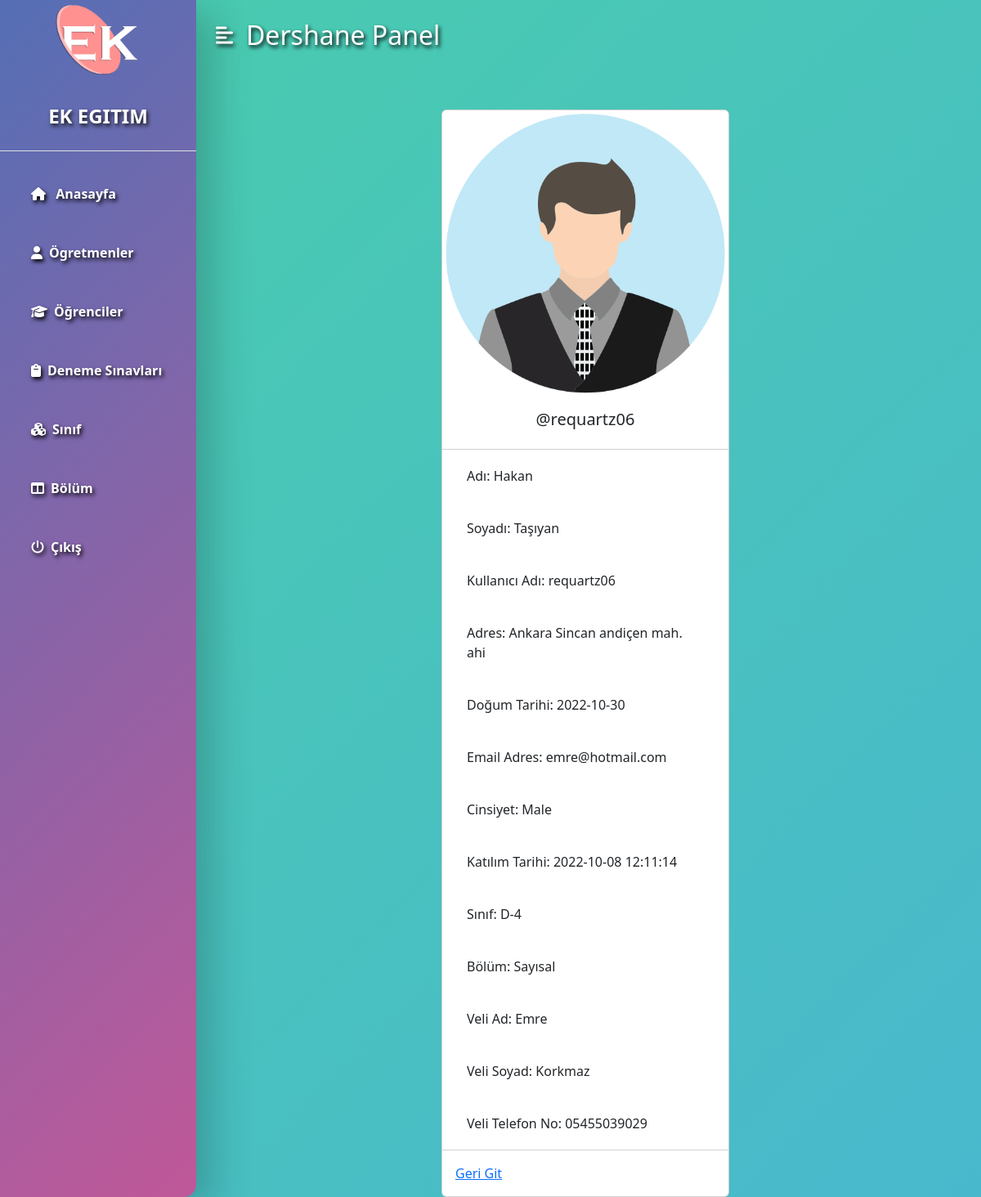
/admin/student-view.php?student_id=5 (signed in), run on the app's committed database.
### tables this page shows
CREATE TABLE `students` (
  `student_id` int(11) NOT NULL,
  `username` varchar(127) NOT NULL,
  `password` varchar(255) NOT NULL,
  `fname` varchar(127) NOT NULL,
  `lname` varchar(255) NOT NULL,
  `grade` int(11) NOT NULL,
  `section` int(11) NOT NULL,
  `address` varchar(31) NOT NULL,
  `gender` varchar(7) NOT NULL,
  `email_address` varchar(255) NOT NULL,
  `date_of_birth` date NOT NULL,
  `date_of_joined` timestamp NULL DEFAULT current_timestamp(),
  `parent_fname` varchar(127) NOT NULL,
  `parent_lname` varchar(127) NOT NULL,
  `parent_phone_number` varchar(31) NOT NULL
);

CREATE TABLE `grades` (
  `grade_id` int(11) NOT NULL,
  `grade` varchar(31) NOT NULL,
  `grade_code` varchar(7) NOT NULL
);

CREATE TABLE `section` (
  `section_id` int(11) NOT NULL,
  `section` varchar(7) NOT NULL
);

### admin/data/student.php (called while the page is built, shortened)
<?php
function getStudentById($id, $conn){
   $sql = "SELECT * FROM students
           WHERE student_id=?";
   $stmt = $conn->prepare($sql);
   $stmt->execute([$id]);
   if ($stmt->rowCount() == 1) {
     $student = $stmt->fetch();
     return $student;
   }else {
    return 0;
   }
}

### admin/data/grade.php (called while the page is built, shortened)
<?php
function getGradeById($grade_id, $conn){
   $sql = "SELECT * FROM grades
           WHERE grade_id=?";
   $stmt = $conn->prepare($sql);
   $stmt->execute([$grade_id]);
   if ($stmt->rowCount() == 1) {
     $grade = $stmt->fetch();
     return $grade;
   }else {
    return 0;
   }
}

### admin/data/section.php (called while the page is built, shortened)
<?php
function getSectioById($grade_id, $conn){
   $sql = "SELECT * FROM section
           WHERE section_id=?";
   $stmt = $conn->prepare($sql);
   $stmt->execute([$grade_id]);
   if ($stmt->rowCount() == 1) {
     $grade = $stmt->fetch();
     return $grade;
   }else {
    return 0;
   }
}

### admin/student-view.php (the view, shortened to what this page needs)
<?php
if (isset($_SESSION['admin_id']) &&
    isset($_SESSION['role'])) {
    if ($_SESSION['role'] == 'Admin') {
       include "../DB_connection.php";
       include "data/student.php";
       include "data/grade.php";
       include "data/section.php";
       if(isset($_GET['student_id'])){
       $student_id = $_GET['student_id'];
       $student = getStudentById($student_id, $conn);
 ?>
<!DOCTYPE html>
<html lang="en">
<head>
	<link rel="stylesheet" href="https://cdn.jsdelivr.net/npm/bootstrap@5.2.0/dist/css/bootstrap.min.css">
	<link rel="stylesheet" href="../css/style.css">
  <link rel="stylesheet" href="https://cdnjs.cloudflare.com/ajax/libs/font-awesome/4.7.0/css/font-awesome.min.css">
</head>
<body>
    <?php
        if ($student != 0) {
     ?>
         <div class="d-flex" id="wrapper">
          <?php include "inc/sidebar.php";?>
              <div id="page-content-wrapper">
                <?php include "inc/sidebar-button.php";?>
     <div class="container mt-5" style="display: block;
  margin-left: auto;
  margin-right: auto;
  width: 40%;">
         <div class="card" style="width: 22rem;">
          <img src="../img/ogrenci-<?=$student['gender']?>.png" class="card-img-top" alt="...">
          <div class="card-body">
            <h5 class="card-title text-center">@<?=$student['username']?></h5>
          </div>
          <ul class="list-group list-group-flush">
            <li class="list-group-item">Adı: <?=$student['fname']?></li>
            <li class="list-group-item">Soyadı: <?=$student['lname']?></li>
            <li class="list-group-item">Kullanıcı Adı: <?=$student['username']?></li>
            <li class="list-group-item">Adres: <?=$student['address']?></li>
            <li class="list-group-item">Doğum Tarihi: <?=$student['date_of_birth']?></li>
            <li class="list-group-item">Email Adres: <?=$student['email_address']?></li>
            <li class="list-group-item">Cinsiyet: <?=$student['gender']?></li>
            <li class="list-group-item">Katılım Tarihi: <?=$student['date_of_joined']?></li>
            <li class="list-group-item">Sınıf:
                 <?php
                      $grade = $student['grade'];
                      $g = getGradeById($grade, $conn);
                      echo $g['grade_code'].'-'.$g['grade'];
                  ?>
            </li>
            <li class="list-group-item">Bölüm:
                 <?php
                    $section = $student['section'];
                    $s = getSectioById($section, $conn);
                    echo $s['section'];
                  ?>
            </li>
            <li class="list-group-item">Veli Ad: <?=$student['parent_fname']?></li>
            <li class="list-group-item">Veli Soyad: <?=$student['parent_lname']?></li>
            <li class="list-group-item">Veli Telefon No: <?=$student['parent_phone_number']?></li>
          </ul>
          <div class="card-body">
            <a href="student.php" class="card-link">Geri Git</a>
          </div>
        </div>
    </div>
    </div>
    </div>
     <?php
        }else {
          header("Location: teacher.php");
          exit;
        }
     ?>
</body>
</html>
<?php
    }else {
        header("Location: student.php");
        exit;
    }
  }else {
    header("Location: ../login.php");
    exit;
  }
}else {
	header("Location: ../login.php");
	exit;
}
?>

### css/style.css (style rules this page uses)
:root { --main-bg-color: #00ADB5; --main-text-color: #ffffff; --second-text-color: #47B5FF; --second-bg-color: #ffffff; }
#wrapper { overflow-x: hidden; background: linear-gradient(-45deg, #ee8667, #e96295, #49b2d8, #49ccad); background-size: 400% 400%; animation: gradient 15s ease infinite; height: 100vh; }
#page-content-wrapper { min-width: 100vw; }
.list-group-item { border: none; padding: 20px 30px; }
@media (min-width: 768px) { #page-content-wrapper { min-width: 0; width: 100%; } }

### data on the page
students: gender (picture), username "requartz06", fname "Hakan", lname "Taşıyan", address "Ankara Sincan andiçen mah. ahi", date_of_birth "2022-10-30", email_address "emre@hotmail.com", gender "Male", date_of_joined "2022-10-08 12:11:14", parent_fname "Emre", parent_lname "Korkmaz", parent_phone_number "05455039029"
grades: grade_code "D", grade "4"
section: section "Sayısal"
